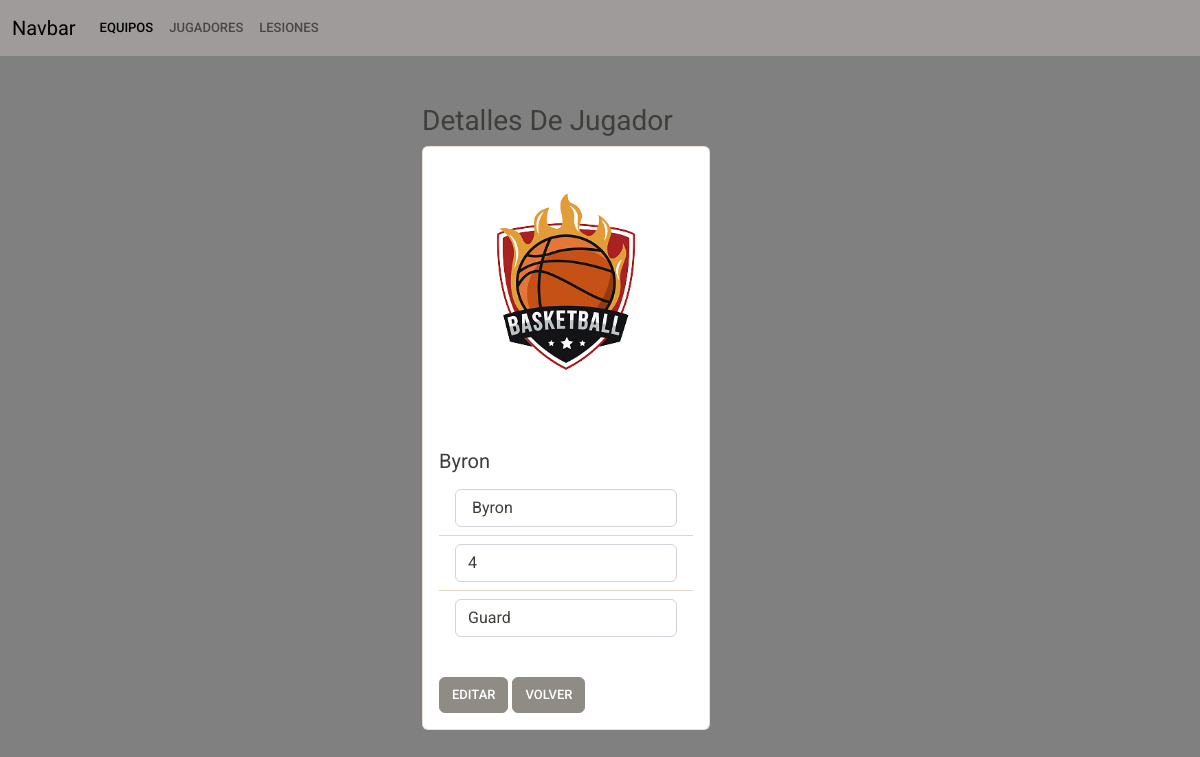
Before: /update_jugador/2 with the older database file.
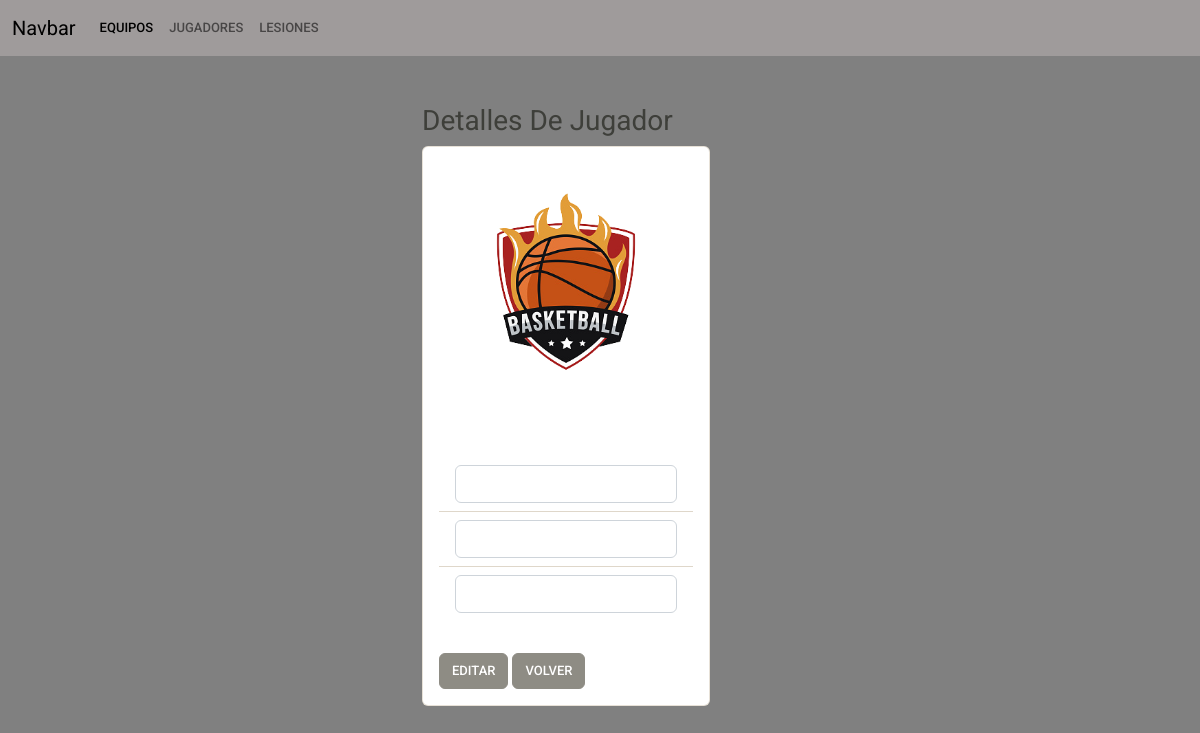
After: the same page with the newer database file.
### myapp/models.py (models this page shows, shortened)
    class Jugador(db.Model):
        __tablename__ = "Jugador"  # Nombre de la tabla que se crea
        jugador_id = db.Column("Jugador_id", db.Integer, Sequence(
            'Jugador_id_seq'),  primary_key=True)
        Nombre = db.Column(db.String(30))
        Numero = db.Column(db.Integer)
        Posicion = db.Column(db.String(30))
        id_equipo = db.Column(db.Integer, db.ForeignKey(
            "Equipo.equipo_id"), nullable=False)
        equipo = db.relationship('Equipo', back_populates='jugadores')

### myapp/views.py (the view, shortened to what this page needs)
    @app.route("/update_jugador/<int:jugador_id>", methods=["GET", "POST"])
    def update_jugador(jugador_id: int):
        if request.method == "GET":
            read_jugador = db_access["read_jugador"]
            jugador = read_jugador(jugador_id)
            return render_template("update_jugador.html", jugador=jugador)

### myapp/templates/update_jugador.html (shortened to what this page needs)
<!DOCTYPE html>
<html lang="en">
<head>
  <link href="https://cdn.jsdelivr.net/npm/bootstrap@5.0.1/dist/css/bootstrap.min.css" rel="stylesheet">
  {% include "menu.html" %}
</head>
<body style="background-color: grey;">
  {% extends 'base.html' %} {% block content %}
  <div class="container">
    <div class="row mt-5 d-flex justify-content-center ">
      <div class="col-4">
        <p class="list-group">
        <h3>Detalles De Jugador</h3>
        <div class="card" style="width: 18rem;">
          <form action="/update_jugador/{{ jugador.jugador_id }}" method="POST">
            <img src="../static/escudo.png" class="card-img-top" alt="...">
            <div class="card-body">
              <h5 class="card-title">
                {{ jugador.Nombre }}
              </h5>
              <ul class="list-group list-group-flush">
                <li class="list-group-item">
                  <input type="text" name="nombre" class="form-control" value=" {{ jugador.Nombre }}" />
                </li>
                <li class="list-group-item">
                  <input type="number" name="numero" class="form-control" value="{{ jugador.Numero }}" />
                </li>
                <li class="list-group-item">
                  <input type="text" name="posicion" class="form-control" value="{{ jugador.Posicion }}" />
                </li>
              </ul>
            </div>
            <div class="card-body mx-auto">
                <input type="submit" value="Editar" class="btn btn-secondary" />
              <a class="btn btn-secondary" href="/">Volver</a>
          </form>
          {% endblock %}

Changed rows visible on the page:
removed Jugador: Nombre "Byron", nombre "Byron", numero "4", posicion "Guard"
